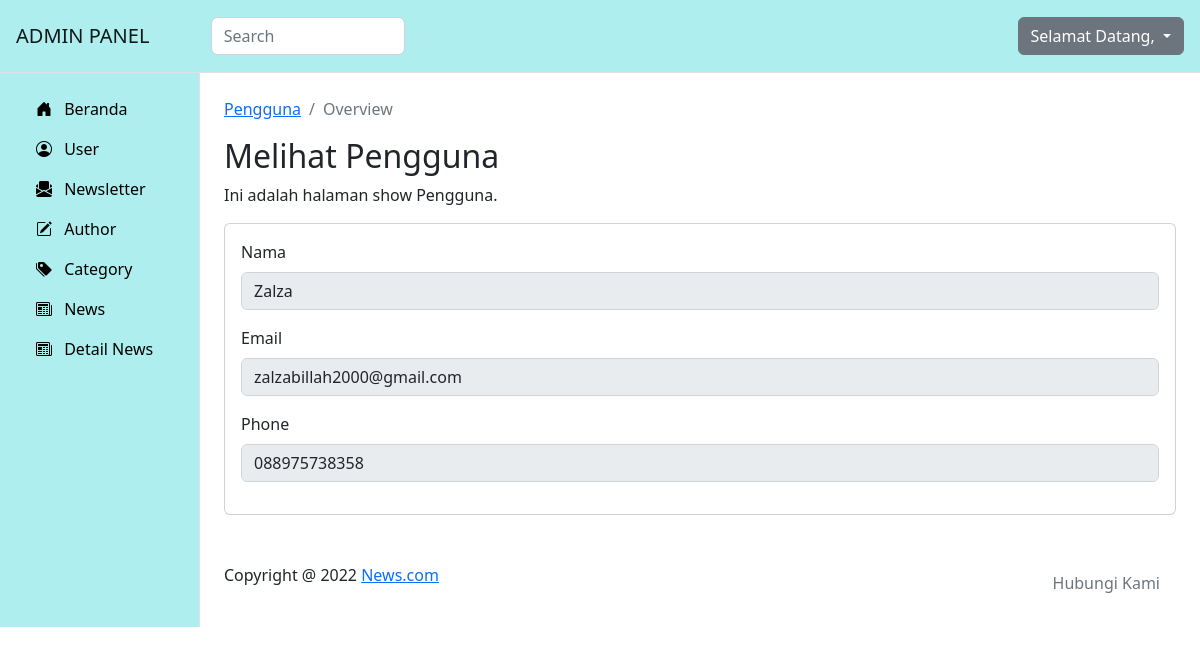
Screenshot of /admin/users/show.php?id=1 (signed in) with the database file from the repository.
### tables this page shows
CREATE TABLE `users` (
  `id` int(11) NOT NULL,
  `name` varchar(30) NOT NULL,
  `email` varchar(30) NOT NULL,
  `phone` varchar(12) NOT NULL
);

### admin/users/show.php (the view, shortened to what this page needs)
<!DOCTYPE html>
<html lang="en">
<head>
    <link rel="stylesheet" href="https://cdnjs.cloudflare.com/ajax/libs/bootstrap/5.2.3/css/bootstrap.min.css"
 />
    <link rel="stylesheet" href="https://cdn.jsdelivr.net/npm/bootstrap-icons@1.10.2/font/bootstrap-icons.css">
</head>
<body>
    <?php
    include_once '../../connect.php';
    $id = $_GET['id'];
    $sql = "SELECT * FROM users WHERE id='$id'";
    $datas = $conn->query($sql);
    while ($data = mysqli_fetch_array($datas)) {
        $name = $data['name'];
        $email = $data['email'];
        $phone = $data['phone'];
    }
    ?>
    <nav class="navbar navbar-expand-lg p-3 border-bottom" style="background-color: #AFEEEE">
        <div class="d-flex col-12 col-md-3 col-lg-2 mb-2 mb-lg-0 flex-md-nowrap justify-content-between">
            <a class="navbar-brand" href="#">
                ADMIN PANEL
            </a>
        </div>
        <div class="col-12 col-md-4 col-lg-2">
            <input class="form-control form-control-dark" type="text" placeholder="Search" aria-labels="Search">
        </div>
        <div class="col-12 col-md-5 col-lg-8 d-flex align-items-center justify-content-md-end mt-3 mt-md-0">
            <div class="dropdown">
                <a class="btn btn-secondary dropdown-toggle" href="#" role="button" data-bs-toggle="dropdown"
                    aria-expanded="false">
                    Selamat Datang,
                </a>
            </div>
        </div>
    </nav>
    <div class="container-fluid">
        <div class="row">
            <nav id="sidebar" class="col-md-3 col-lg-2 d-md-block sidebar collapse border-end"
                style="background-color: #AFEEEE;">
                <div class="position-sticky">
                    <ul class="nav flex-coloumn pt-3">
                        <li class="nav-item">
                            <a class="nav-link active" aria-current="page" href="/project/admin"
                                style="color: #000000;">
                                <i class="bi bi-house-door-fill px-2"></i>
                                <span>Beranda</span>
                            </a>
                        </li>
                        <li class="nav-item">
                            <a class="nav-link active" aria-current="page" href="/project/admin/users"
                                style="color: #000000;">
                                <i class="bi bi-person-circle px-2"></i>
                                <span>User</span>
                            </a>
                        </li>
                        <li class="nav-item">
                            <a class="nav-link active" aria-current="page" href="/project/admin/newsletter"
                                style="color: #000000;">
                                <i class="bi bi bi-envelope-paper-fill px-2"></i>
                                <span>Newsletter</span>
                            </a>
                        </li>
                        <li class="nav-item">
                            <a class="nav-link active" aria-current="page" href="/project/admin/author"
                                style="color: #000000;">
                                <i class="bi bi-pencil-square px-2"></i>
                                <span>Author</span>
                            </a>
                        </li>
                        <li class="nav-item">
                            <a class="nav-link active" aria-current="page" href="/project/admin/category"
                                style="color: #000000;">
                                <i class="bi bi-tags-fill px-2"></i>
                                <span>Category</span>
                            </a>
                        </li>
                        <li class="nav-item">
                            <a class="nav-link active" aria-current="page" href="/project/admin/news"
                                style="color: #000000;">
                                <i class="bi bi-newspaper px-2"></i>
                                <span>News</span>
                            </a>
                        </li>
                        <li class="nav-item">
                            <a class="nav-link active" aria-current="page" href="/project/admin/detail-berita"
                                style="color: #000000;">
                                <i class="bi bi-newspaper px-2"></i>
                                <span>Detail News</span>
                            </a>
                        </li>
                    </ul>
                </div>
            </nav>
            <main class="col-md-9 ms-sm-auto col-lg-10 px-md-4 py-4">
                <nav aria-label="breadcrumb">
                    <ol class="breadcrumb">
                        <li class="breadcrumb-item"><a href="/project/admin/users">Pengguna</a></li>
                        <li class="breadcrumb-item active" aria-current="page">Overview</li>
                    </ol>
                </nav>
                <h1 class="h2">Melihat Pengguna</h1>
                <p>Ini adalah halaman show Pengguna.</p>
                <div class="card">
                    <div class="card-body">
                        <form action="<?php echo $_SERVER['PHP_SELF'] . " ?id=" . $id ?>" method="post">
                            <div class="mb-3">
                                <label for="name" class="form-label">Nama</label>
                                <input type="text" class="form-control" id="name" name="name" placeholder="Nama"
                                    required value="<?php echo $name ?>" disabled>
                            </div>
                            <div class="mb-3">
                                <label for="name" class="form-label">Email</label>
                                <input type="text" class="form-control" id="email" name="email" placeholder="Email"
                                    required value="<?php echo $email ?>" disabled>
                            </div>
                            <div class="mb-3">
                                <label for="name" class="form-label">Phone</label>
                                <input type="text" class="form-control" id="phone" name="phone" placeholder="Phone"
                                    required value="<?php echo $phone ?>" disabled>
                            </div>
                        </form>
                    </div>
                </div>
                <footer class="pt-5 d-flex justify-content-between">
                    <span>Copyright @ 2022 <a href="#">News.com</a></span>
                    <ul class="nav m-0">
                        <li class="nav-link text-secondary" href="#">Hubungi Kami</li>
                    </ul>
                </footer>
            </main>
        </div>
    </div>
</body>
</html>

### rows the page displays
users: name "Zalza", email "zalzabillah2000@gmail.com", phone "088975738358"
